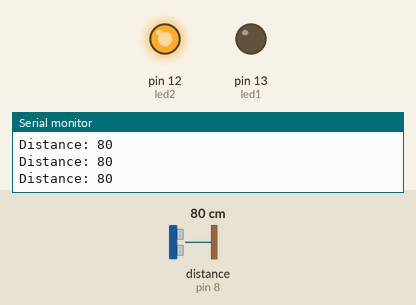
Bench run of a sketch on a simulated Arduino Uno, built with avr-gcc and run on an emulated ATmega328P. On the bench: output pins drawn as LEDs (lit = HIGH), the last lines printed to the serial monitor. Inputs (shaded band) come from the test bench; at power-on: distance to the obstacle (sensor on pin 8) 80 cm. The echo pulse lasts 58.3 µs per cm.

Above: at 1.2 s.
1.3 s: distance to the obstacle (sensor on pin 8) set to 8 cm
4.3 s: distance to the obstacle (sensor on pin 8) set to 5 cm
At 5.5 s:
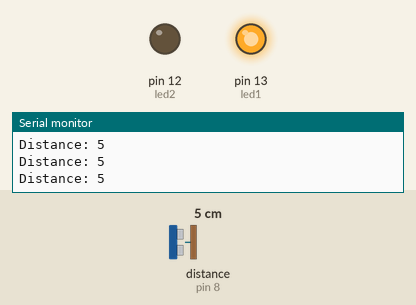
5.8 s: distance to the obstacle (sensor on pin 8) set to 9 cm
At 6.8 s:
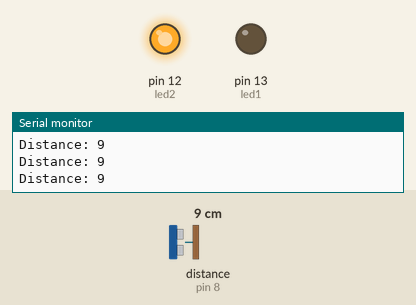
8.8 s: distance to the obstacle (sensor on pin 8) set to 2 cm
At 9.2 s:
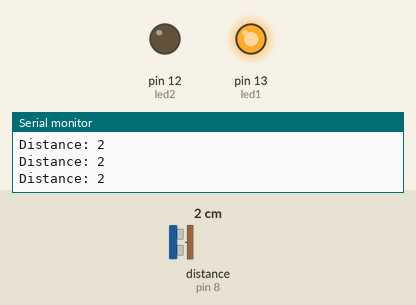
Timing chart, 0 to 11.3 s (numbered marks = the images above; inputs shaded):
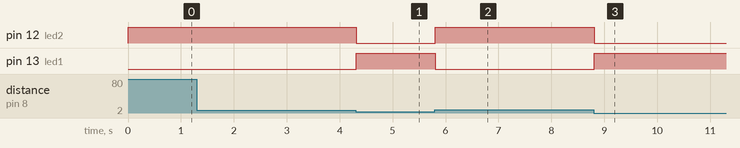

The sketch:

Ultrasonic_Sensor_With_LED.ino
```cpp
/*
Aralinks Coding Education
modified 27 April 2019
by Christian Dela Cruz
*/

#include <Ultrasonic.h>
Ultrasonic ultrasonic(9,8); // (Trig PIN,Echo PIN)
int led1 = 13;
int led2 = 12;

void setup() {
pinMode(led1, OUTPUT);           // Sets the led1 as an Output
pinMode(led2, OUTPUT);           // Sets the led2 as an Output
Serial.begin(9600);             // Starts the serial communication
}

void loop() {
 if(ultrasonic.Ranging(CM)<=6)       //if less than or equal to 6, LED1 will turn ON
{
digitalWrite(led1, HIGH);
digitalWrite(led2, LOW);
}

else{                     //if the value is greater than 6 LED1 will off then LED2 will turn ON
digitalWrite(led2, HIGH);
digitalWrite(led1, LOW);
}
// Prints the distance on the Serial Monitor
Serial.print("Distance: ");
Serial.println(ultrasonic.Ranging(CM));
delay(10);

}
```

Measured:
- the behaviour switches between 7 and 6 cm on distance to the obstacle (sensor on pin 8) (found by bisection; images 0 and 1)
- after the input at 4.3 s, pin 12 (led2): HIGH → LOW at once; pin 13 (led1): LOW → HIGH at once
- after the input at 5.8 s, pin 12 (led2): LOW → HIGH at once; pin 13 (led1): HIGH → LOW at once
- after the input at 8.8 s, pin 12 (led2): HIGH → LOW at once; pin 13 (led1): LOW → HIGH at once
